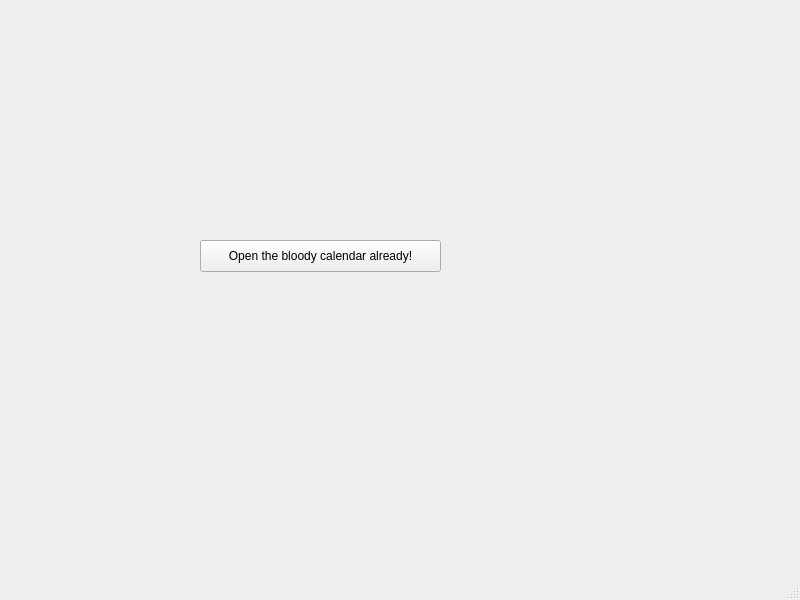
<?xml version="1.0" encoding="UTF-8"?>
<ui version="4.0">
 <class>MainWindow</class>
 <widget class="QMainWindow" name="MainWindow">
  <property name="geometry">
   <rect>
    <x>0</x>
    <y>0</y>
    <width>800</width>
    <height>600</height>
   </rect>
  </property>
  <property name="windowTitle">
   <string>MainWindow</string>
  </property>
  <widget class="QWidget" name="centralwidget">
   <widget class="QPushButton" name="pushButton">
    <property name="geometry">
     <rect>
      <x>200</x>
      <y>240</y>
      <width>241</width>
      <height>32</height>
     </rect>
    </property>
    <property name="text">
     <string>Open the bloody calendar already!</string>
    </property>
   </widget>
  </widget>
  <widget class="QMenuBar" name="menubar">
   <property name="geometry">
    <rect>
     <x>0</x>
     <y>0</y>
     <width>800</width>
     <height>22</height>
    </rect>
   </property>
  </widget>
  <widget class="QStatusBar" name="statusbar"/>
 </widget>
 <resources/>
 <connections/>
</ui>
